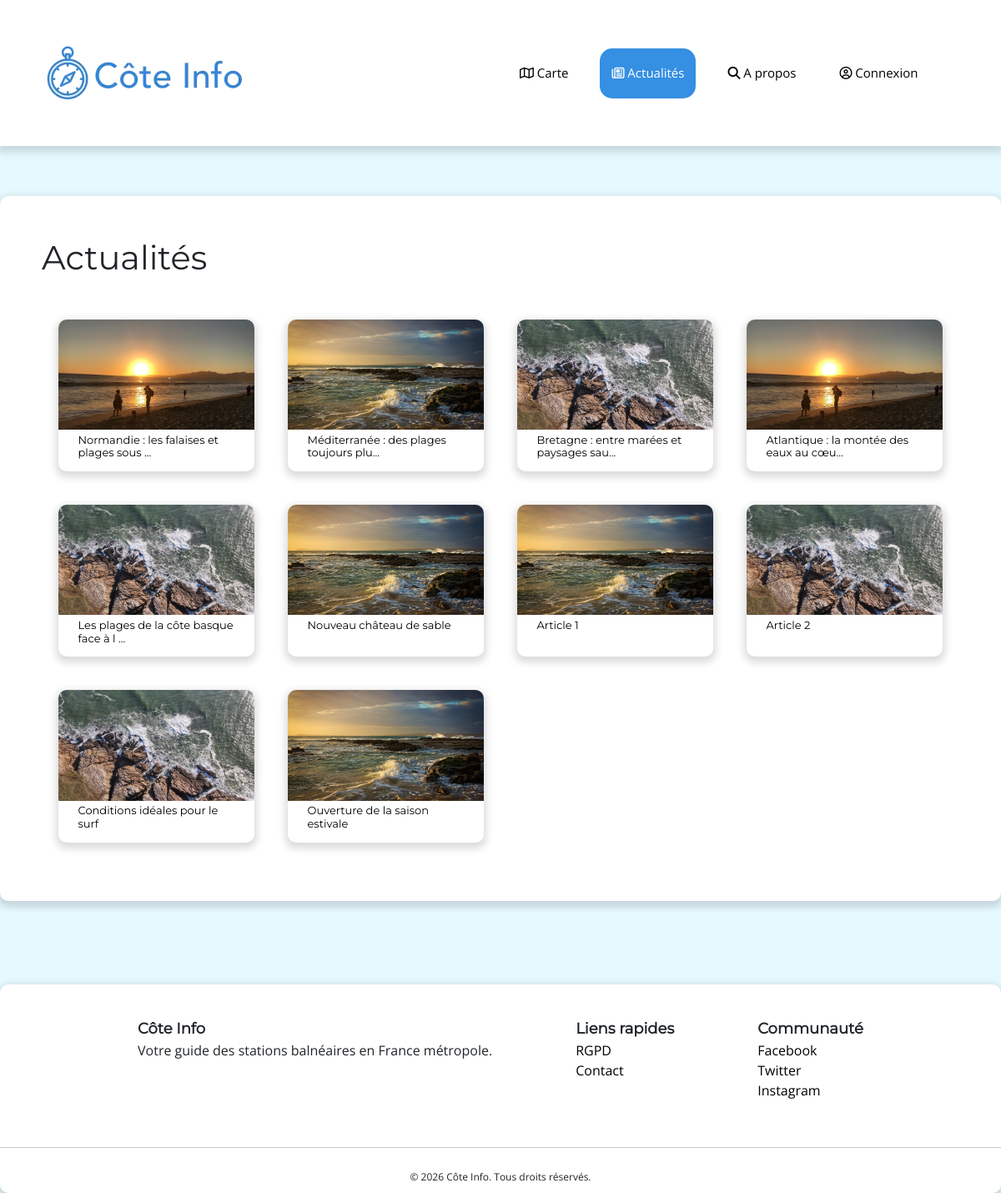
The page /?action=news on the database its author committed.
### tables this page shows
CREATE TABLE `news` (
  `id_news` int(11) NOT NULL,
  `title` varchar(255) NOT NULL,
  `content` text NOT NULL,
  `date_` date NOT NULL DEFAULT current_timestamp(),
  `id_user` int(11) NOT NULL,
  `id_thumbnail` int(11) NOT NULL
);

CREATE TABLE `media` (
  `id_media` int(11) NOT NULL,
  `path` varchar(50) NOT NULL,
  `MIME_type` varchar(50) NOT NULL,
  `alt` varchar(255) DEFAULT NULL,
  `legend` varchar(255) DEFAULT NULL,
  `id_region` int(11) NOT NULL
);

### app/Controller/News.php (called while the page is built, shortened)
<?php
class News
{
    public function __construct()
    {
        $newsModel = new NewsModel;
        $mediaModel = new MediaModel;
        $this->articles = $newsModel->getAll() ?? [];
        $this->articles = $mediaModel->getThumbnails($this->articles) ?? [];
        $view = ROOT . "/app/View/news_view.php";
        require $view;
    }
}

### index.php (called while the page is built, shortened)
<?php
new Route;

### app/Model/Model.php (called while the page is built, shortened)
<?php
abstract class Model
{
    protected string $tableName;
    protected PDO $dbConnector;
    protected function __construct()
    {
        $this->dbConnector = Database::getInstance()->getConnection();
    }
    protected function dbRequestAll(string $sql, array $params = [])
    {
        try {
            $stmt = $this->dbConnector->prepare($sql);
            $stmt->execute($params);
            $result = $stmt->fetchAll(PDO::FETCH_ASSOC);
            return empty($result) ? null : $result;
        } catch (PDOException $e) {
            error_log("SQL: " . $sql);
            error_log("Params: " . json_encode($params));
            error_log($e->getMessage());
            throw $e;
        }
    }
    public function getAll()
    {
        try {
            return $this->dbRequestAll("SELECT * FROM " . $this->tableName) ?? [];
        } catch (PDOException $e) {
            error_log($e->getMessage());
            echo "<p>Une erreur est survenue. Veuillez réessayer plus tard.</p>";
            return [];
        }
    }
}

### app/Model/Database.php (called while the page is built, shortened)
<?php
class Database
{
    private static $instance = null;
    private $connexion;
    private function __construct()
    {
        try {
            $this->connexion = new PDO("mysql:host=" . $_ENV['DB_HOST'] . ";dbname=" . $_ENV['DB_NAME'] . "; charset=utf8mb4", $_ENV['DB_LOGIN'], $_ENV['DB_PASSWORD']);
            $this->connexion->setAttribute(PDO::ATTR_ERRMODE, PDO::ERRMODE_EXCEPTION);
        } catch (PDOException $e) {
            error_log("Connexion DB échouée : " . $e->getMessage());
            throw $e;
        }
    }
    public static function getInstance()
    {
        if (self::$instance === null) {
            self::$instance = new Database();
        }
        return self::$instance;
    }
    public function getConnection()
    {
        return $this->connexion;
    }
}

### app/Model/NewsModel.php (called while the page is built, shortened)
<?php
class NewsModel extends Model
{
    public function __construct()
    {
        $this->tableName = "news";
    }
}

### app/Model/MediaModel.php (called while the page is built, shortened)
<?php
class MediaModel extends Model
{
    public function getMedias($ids)
    {
        $placeholders = implode(', ', array_fill(0, count($ids), '?'));
        return $this->dbRequestAll(
            "SELECT `id_media`,`path`,`alt`,`legend` FROM media WHERE id_media IN ($placeholders)",
            $ids
        ) ?? [];
    }
    public function getThumbnails(array $articles)
    {
        $thumbnailIDs = array_column($articles, 'id_thumbnail');
        $thumbnails = $this->getMedias($thumbnailIDs);
        return $articles;
    }
}

### app/View/news_view.php (the view, shortened to what this page needs)
<?php require ROOT . '/app/View/header_view.php'; ?>
<main class="content">
    <div class="flex justify-center">
        <article class="padding-50 box">
            <h1>Actualités</h1>
            <div class="news_list">
                <?php
                foreach ($this->articles as $article) {
                ?>
                    <a href="?action=news&id=<?= $article['id_news'] ?>">
                        <div class="news_article box">
                            <img src="./public/images/beach/<?= $article['thumbnail']['path'] ?>" alt="<?= $article['thumbnail']['alt'] ?>">
                            <div class="news_article__title">
                                <h2 title="<?= $article['title'] ?>">
                                    <?php
                                    if (strlen($article['title']) > 40) {
                                        echo substr($article['title'], 0, 40) . "...";
                                    } else {
                                        echo $article['title'];
                                    } ?></h2>
                            </div>
                        </div>
                    </a>
                <?php
                }
                ?>
            </div>
        </article>
    </div>
</main>
<?php require ROOT . '/app/View/footer_view.php'; ?>

### public/styles/style.css (style rules this page uses)
* { margin: 0; padding: 0; }
a { text-decoration: none; color: #000; }
html, body { height: 100%; margin: 0; }
body { background-color: #e5f9ff; font-family: "Open Sans", sans-serif; font-size: 12px; display: flex; flex-direction: column; }
main { flex: 1; z-index: 1; }
.content { width: 100%; max-width: 1200px; margin: 0 auto; }
h1 { margin-bottom: 30px; }
h1, h2, h3 { font-family: "Montserrat", serif; }
.box { background-color: white; box-shadow: 0px 4px 10px 3px rgba(0, 0, 0, 0.1450980392); border-radius: 10px; }
.flex { display: flex; }
.flex.justify-center { justify-content: center; }
.padding-50 { padding: 50px; }
.news_list { display: grid; grid-template-columns: repeat(1, 1fr); }
.news_article { margin: 20px; display: flex; flex-direction: column; align-items: center; }
.news_article img { width: 100%; max-width: 900px; aspect-ratio: 16/9; border-radius: 10px 10px 0 0; object-fit: cover; }
.news_article__title { width: 100%; height: 50px; padding: 2% 10%; margin: 0; overflow: hidden; text-overflow: ellipsis; }
.news_article__title h2 { font-size: 12px; }
@media (min-width: 650px) { body { font-size: 14px; } }
@media (min-width: 650px) { .news_article__title h2 { font-size: 13px; } }
@media (min-width: 650px) { .news_list { grid-template-columns: repeat(3, 1fr); } }
@media (min-width: 1000px) { body { font-size: 18px; } }
@media (min-width: 1000px) { .news_list { grid-template-columns: repeat(4, 1fr); } }

### rows shown on the page
news: id_thumbnail.path (picture), title "Normandie : les falaises et plages sous"
news: id_thumbnail.path (picture), title "Méditerranée : des plages toujours plu"
news: id_thumbnail.path (picture), title "Bretagne : entre marées et paysages sau"
news: id_thumbnail.path (picture), title "Atlantique : la montée des eaux au cœu"
news: id_thumbnail.path (picture), title "Les plages de la côte basque face à l"
news: id_thumbnail.path (picture), title "Nouveau château de sable"
news: id_thumbnail.path (picture), title "Article 1"
news: id_thumbnail.path (picture), title "Article 2"
news: id_thumbnail.path (picture), title "Conditions idéales pour le surf"
news: id_thumbnail.path (picture), title "Ouverture de la saison estivale"
